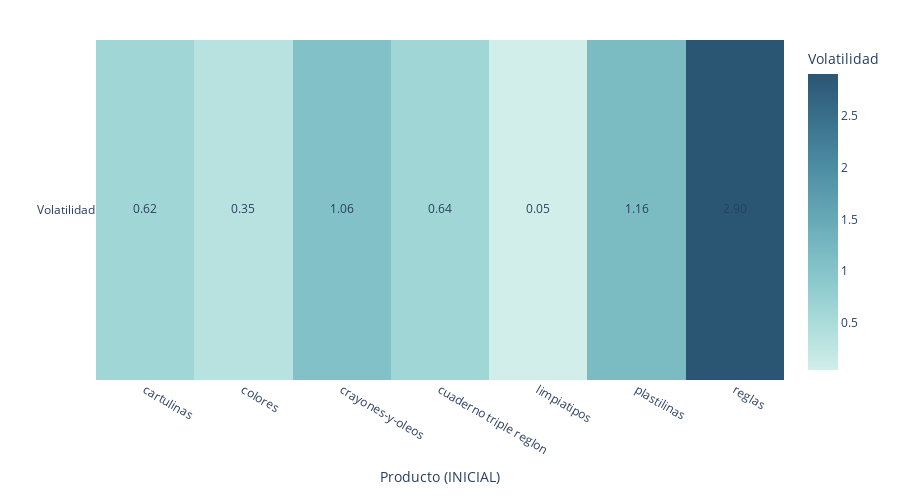
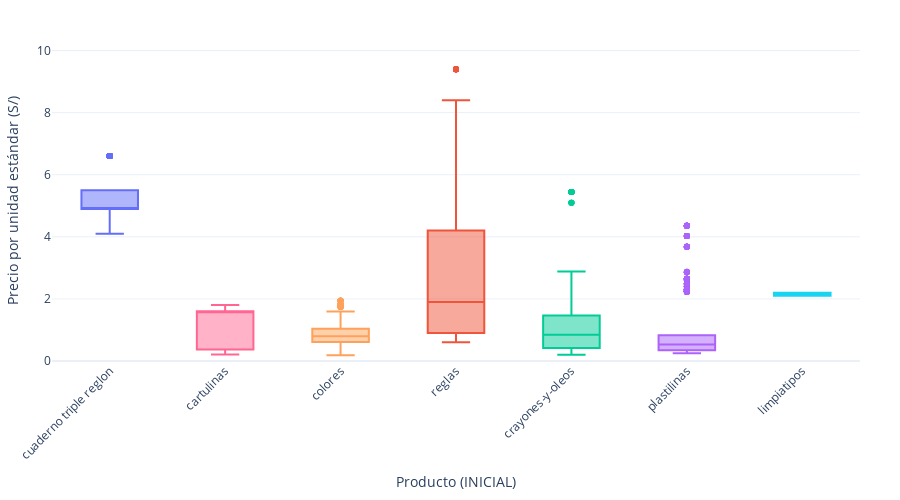
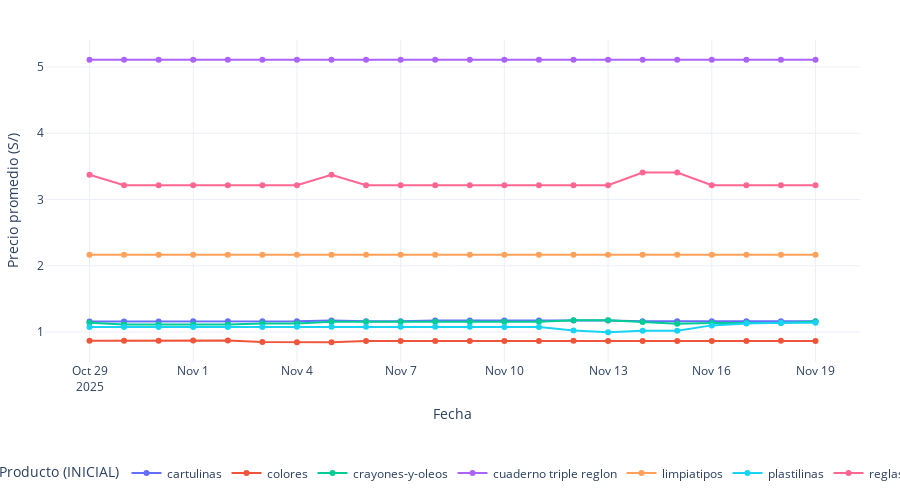
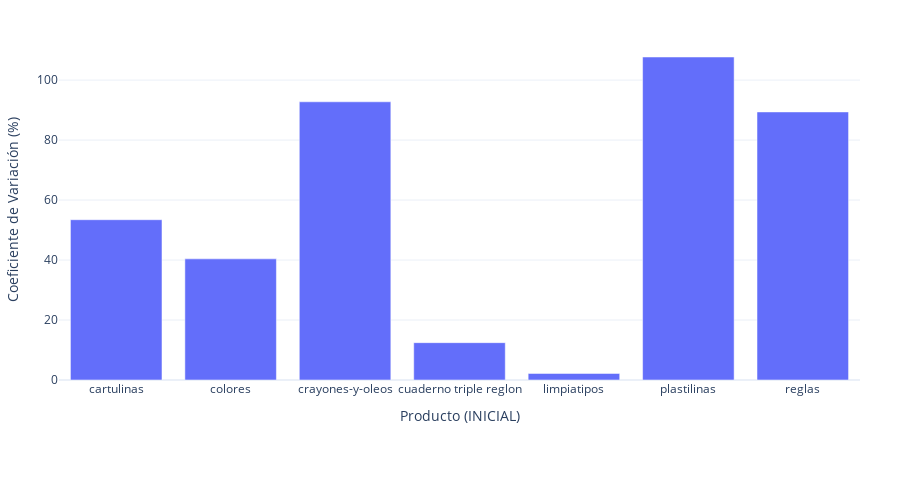

Notebook cell for these charts, in order:
### Markdown cell above
## INICIAL

### Code cell
RESULTS_DIR = "results/Educacion/educacion_inicial"
INPUT_FILE = "data/consolidated/consolidado_educacion.xlsx"


df = pd.read_excel(INPUT_FILE)


df["precio_por_unidad_estandar"] = pd.to_numeric(
    df["precio_por_unidad_estandar"], errors="coerce"
)

df = df.dropna(subset=["precio_por_unidad_estandar"]).copy()


productos_inicial = [
    "cartulinas",
    "colores",
    "crayones-y-oleos",
    "cuaderno triple reglon",
    "limpiatipos",
    # "loncheras",
    "plastilinas",
    "reglas",
]

df["producto_especifico"] = df["producto_especifico"].astype(str)
df = df[df["producto_especifico"].isin(productos_inicial)].copy()

# marcar que todo es INICIAL
df["nivel_educativo"] = "INICIAL"

# ===============================
if "fecha_scraping" in df.columns:
    df["FECHA"] = pd.to_datetime(df["fecha_scraping"], errors="coerce")
else:
    df["FECHA"] = pd.NaT

# ===============================
vol_prod = (
    df.groupby("producto_especifico")["precio_por_unidad_estandar"]
      .std()
      .reset_index(name="VOLATILIDAD")
)

print("Volatilidad por producto - INICIAL (precio directo):")
print(vol_prod)

# Heatmap: una fila con N productos (estilo salud)
fig_vol = go.Figure(
    data=go.Heatmap(
        z=[vol_prod["VOLATILIDAD"].values],
        x=vol_prod["producto_especifico"],
        y=["Volatilidad"],
        colorscale="Teal",
        colorbar=dict(title="Volatilidad"),
        showscale=True,
    )
)

# Anotar valores dentro de cada celda
for _, row in vol_prod.iterrows():
    fig_vol.add_trace(
        go.Scatter(
            x=[row["producto_especifico"]],
            y=["Volatilidad"],
            text=[f"{row['VOLATILIDAD']:.2f}"],
            mode="text",
            showlegend=False,
        )
    )

fig_vol.update_layout(
    title=None,
    xaxis_title="Producto (INICIAL)",
    yaxis_title="",
    template="plotly_white",
    width=900,
    height=500,
    margin=dict(l=40, r=40, t=40, b=120),
)
fig_vol.show()
fig_vol.write_image("results/Educacion/educacion_inicial/volatilidad_por_producto_inicial.pdf")


# ===============================
# 5. Boxplot de precios por producto (precio directo, estilo salud)
# ===============================
fig_box = px.box(
    df,
    x="producto_especifico",
    y="precio_por_unidad_estandar",
    color="producto_especifico",
    labels={
        "producto_especifico": "Producto (INICIAL)",
        "precio_por_unidad_estandar": "Precio por unidad estándar (S/)",
    },
    width=900,
    height=500,
    template="plotly_white",
)

fig_box.update_layout(
    xaxis_tickangle=-45,
    showlegend=False,
    title=None,
    margin=dict(l=40, r=40, t=40, b=120),
)

# Ordenar productos por valor total (como en el ejemplo salud)
fig_box.update_layout(xaxis={"categoryorder": "total descending"})

# Rango del eje Y (opcional, tipo ejemplo salud)
max_price = df["precio_por_unidad_estandar"].max()
fig_box.update_yaxes(range=[0, max_price * 1.1])

fig_box.show()
fig_box.write_image("results/Educacion/educacion_inicial/boxplot_precio_por_producto_inicial.pdf")

# ===============================
# 6. Evolución del precio promedio por producto (precio directo)
# ===============================
if df["FECHA"].notna().any():
    evol_prod = (
        df.groupby(["FECHA", "producto_especifico"])["precio_por_unidad_estandar"]
          .mean()
          .reset_index()
    )

    fig_line = px.line(
        evol_prod,
        x="FECHA",
        y="precio_por_unidad_estandar",
        color="producto_especifico",
        markers=True,
        labels={
            "FECHA": "Fecha",
            "precio_por_unidad_estandar": "Precio promedio (S/)",
            "producto_especifico": "Producto (INICIAL)",
        },
        width=900,
        height=500,
        template="plotly_white",
    )

    fig_line.update_layout(
        title=None,
        xaxis_title="Fecha",
        yaxis_title="Precio promedio (S/)",
        hovermode="x unified",
        margin=dict(l=40, r=40, t=40, b=120),
        legend=dict(
            orientation="h",
            yanchor="top",
            y=-0.30,
            xanchor="center",
            x=0.5,
            bgcolor="rgba(0,0,0,0)",
        ),
    )

    fig_line.show()
    fig_line.write_image("results/Educacion/educacion_inicial/evolucion_precio_por_producto_inicial.pdf")
    
else:
    print("No hay 'fecha_scraping' válida para hacer la evolución temporal.")




# ===============================
# 7. Coeficiente de Variación (CV) por producto (gráfico que faltaba)
# ===============================
cv_prod = (
    df.groupby("producto_especifico")["precio_por_unidad_estandar"]
      .agg(["mean", "std"])
      .reset_index()
)
cv_prod["CV"] = cv_prod["std"] / cv_prod["mean"] * 100
cv_prod = cv_prod.rename(columns={"mean": "MEDIA", "std": "DESVIACION"})

print("\nCoeficiente de Variación por producto - INICIAL:")
print(cv_prod)

fig_cv = px.bar(
    cv_prod,
    x="producto_especifico",
    y="CV",
    labels={
        "producto_especifico": "Producto (INICIAL)",
        "CV": "Coeficiente de Variación (%)",
    },
    title=None,
    width=900,
    height=500,
    template="plotly_white",
)

fig_cv.update_layout(
    xaxis_title="Producto (INICIAL)",
    yaxis_title="Coeficiente de Variación (%)",
    margin=dict(l=40, r=40, t=40, b=120),
    showlegend=False,
)

fig_cv.show()
fig_cv.write_image("results/Educacion/educacion_inicial/coef_variacion_producto_inicial.pdf")

### Figure 1 — Plotly figure (JSON) as saved in the notebook; plotly's stock layout.template omitted (floating-point values rounded to 4 significant figures)
{"data": [{"colorbar": {"title": {"text": "Volatilidad"}}, "colorscale": [[0, "rgb(209, 238, 234)"], [0.1667, "rgb(168, 219, 217)"], [0.3333, "rgb(133, 196, 201)"], [0.5, "rgb(104, 171, 184)"], [0.6667, "rgb(79, 144, 166)"], [0.8333, "rgb(59, 115, 143)"], [1, "rgb(42, 86, 116)"]], "showscale": true, "type": "heatmap", "x": ["cartulinas", "colores", "crayones-y-oleos", "cuaderno triple reglon", "limpiatipos", "plastilinas", "reglas"], "y": ["Volatilidad"], "z": [[0.6228, 0.3491, 1.06, 0.6358, 0.0475, 1.159, 2.901]]}, {"mode": "text", "showlegend": false, "text": ["0.62"], "type": "scatter", "x": ["cartulinas"], "y": ["Volatilidad"]}, {"mode": "text", "showlegend": false, "text": ["0.35"], "type": "scatter", "x": ["colores"], "y": ["Volatilidad"]}, {"mode": "text", "showlegend": false, "text": ["1.06"], "type": "scatter", "x": ["crayones-y-oleos"], "y": ["Volatilidad"]}, {"mode": "text", "showlegend": false, "text": ["0.64"], "type": "scatter", "x": ["cuaderno triple reglon"], "y": ["Volatilidad"]}, {"mode": "text", "showlegend": false, "text": ["0.05"], "type": "scatter", "x": ["limpiatipos"], "y": ["Volatilidad"]}, {"mode": "text", "showlegend": false, "text": ["1.16"], "type": "scatter", "x": ["plastilinas"], "y": ["Volatilidad"]}, {"mode": "text", "showlegend": false, "text": ["2.90"], "type": "scatter", "x": ["reglas"], "y": ["Volatilidad"]}], "layout": {"height": 500, "margin": {"b": 120, "l": 40, "r": 40, "t": 40}, "title": {}, "width": 900, "xaxis": {"title": {"text": "Producto (INICIAL)"}}, "yaxis": {"title": {"text": ""}}}}

### Figure 2 — Plotly figure (JSON) as saved in the notebook; plotly's stock layout.template omitted (floating-point values rounded to 4 significant figures; data arrays with more than 128 entries replaced by an {"elided": "..."} marker saying what was removed)
{"data": [{"alignmentgroup": "True", "hovertemplate": "Producto (INICIAL)=%{x}<br>Precio por unidad estándar (S/)=%{y}<extra></extra>", "legendgroup": "cuaderno triple reglon", "marker": {"color": "#636efa"}, "name": "cuaderno triple reglon", "notched": false, "offsetgroup": "cuaderno triple reglon", "orientation": "v", "showlegend": true, "type": "box", "x": {"elided": "1122 str values"}, "x0": " ", "xaxis": "x", "y": {"elided": "1122 float values"}, "y0": " ", "yaxis": "y"}, {"alignmentgroup": "True", "hovertemplate": "Producto (INICIAL)=%{x}<br>Precio por unidad estándar (S/)=%{y}<extra></extra>", "legendgroup": "reglas", "marker": {"color": "#EF553B"}, "name": "reglas", "notched": false, "offsetgroup": "reglas", "orientation": "v", "showlegend": true, "type": "box", "x": {"elided": "282 str values"}, "x0": " ", "xaxis": "x", "y": {"elided": "282 float values"}, "y0": " ", "yaxis": "y"}, {"alignmentgroup": "True", "hovertemplate": "Producto (INICIAL)=%{x}<br>Precio por unidad estándar (S/)=%{y}<extra></extra>", "legendgroup": "crayones-y-oleos", "marker": {"color": "#00cc96"}, "name": "crayones-y-oleos", "notched": false, "offsetgroup": "crayones-y-oleos", "orientation": "v", "showlegend": true, "type": "box", "x": {"elided": "750 str values"}, "x0": " ", "xaxis": "x", "y": {"elided": "750 float values"}, "y0": " ", "yaxis": "y"}, {"alignmentgroup": "True", "hovertemplate": "Producto (INICIAL)=%{x}<br>Precio por unidad estándar (S/)=%{y}<extra></extra>", "legendgroup": "plastilinas", "marker": {"color": "#ab63fa"}, "name": "plastilinas", "notched": false, "offsetgroup": "plastilinas", "orientation": "v", "showlegend": true, "type": "box", "x": {"elided": "734 str values"}, "x0": " ", "xaxis": "x", "y": {"elided": "734 float values"}, "y0": " ", "yaxis": "y"}, {"alignmentgroup": "True", "hovertemplate": "Producto (INICIAL)=%{x}<br>Precio por unidad estándar (S/)=%{y}<extra></extra>", "legendgroup": "colores", "marker": {"color": "#FFA15A"}, "name": "colores", "notched": false, "offsetgroup": "colores", "orientation": "v", "showlegend": true, "type": "box", "x": {"elided": "1504 str values"}, "x0": " ", "xaxis": "x", "y": {"elided": "1504 float values"}, "y0": " ", "yaxis": "y"}, {"alignmentgroup": "True", "hovertemplate": "Producto (INICIAL)=%{x}<br>Precio por unidad estándar (S/)=%{y}<extra></extra>", "legendgroup": "limpiatipos", "marker": {"color": "#19d3f3"}, "name": "limpiatipos", "notched": false, "offsetgroup": "limpiatipos", "orientation": "v", "showlegend": true, "type": "box", "x": ["limpiatipos", "limpiatipos", "limpiatipos", "limpiatipos", "limpiatipos", "limpiatipos", "limpiatipos", "limpiatipos", "limpiatipos", "limpiatipos", "limpiatipos", "limpiatipos", "limpiatipos", "limpiatipos", "limpiatipos", "limpiatipos", "limpiatipos", "limpiatipos", "limpiatipos", "limpiatipos", "limpiatipos", "limpiatipos", "limpiatipos", "limpiatipos", "limpiatipos", "limpiatipos", "limpiatipos", "limpiatipos", "limpiatipos", "limpiatipos", "limpiatipos", "limpiatipos", "limpiatipos", "limpiatipos", "limpiatipos", "limpiatipos", "limpiatipos", "limpiatipos", "limpiatipos", "limpiatipos", "limpiatipos", "limpiatipos", "limpiatipos", "limpiatipos", "limpiatipos", "limpiatipos", "limpiatipos", "limpiatipos", "limpiatipos", "limpiatipos", "limpiatipos", "limpiatipos", "limpiatipos", "limpiatipos", "limpiatipos", "limpiatipos", "limpiatipos", "limpiatipos", "limpiatipos", "limpiatipos", "limpiatipos", "limpiatipos", "limpiatipos", "limpiatipos", "limpiatipos", "limpiatipos"], "x0": " ", "xaxis": "x", "y": [2.2, 2.2, 2.1, 2.2, 2.2, 2.1, 2.2, 2.2, 2.1, 2.2, 2.2, 2.1, 2.2, 2.2, 2.1, 2.2, 2.2, 2.1, 2.2, 2.2, 2.1, 2.2, 2.2, 2.1, 2.2, 2.2, 2.1, 2.2, 2.2, 2.1, 2.2, 2.2, 2.1, 2.2, 2.2, 2.1, 2.2, 2.2, 2.1, 2.2, 2.2, 2.1, 2.2, 2.2, 2.1, 2.2, 2.2, 2.1, 2.2, 2.2, 2.1, 2.2, 2.2, 2.1, 2.2, 2.2, 2.1, 2.2, 2.2, 2.1, 2.2, 2.2, 2.1, 2.2, 2.2, 2.1], "y0": " ", "yaxis": "y"}, {"alignmentgroup": "True", "hovertemplate": "Producto (INICIAL)=%{x}<br>Precio por unidad estándar (S/)=%{y}<extra></extra>", "legendgroup": "cartulinas", "marker": {"color": "#FF6692"}, "name": "cartulinas", "notched": false, "offsetgroup": "cartulinas", "orientation": "v", "showlegend": true, "type": "box", "x": {"elided": "1433 str values"}, "x0": " ", "xaxis": "x", "y": {"elided": "1433 float values"}, "y0": " ", "yaxis": "y"}], "layout": {"boxmode": "overlay", "height": 500, "legend": {"title": {"text": "Producto (INICIAL)"}, "tracegroupgap": 0}, "margin": {"b": 120, "l": 40, "r": 40, "t": 40}, "showlegend": false, "title": {}, "width": 900, "xaxis": {"anchor": "y", "categoryarray": ["cuaderno triple reglon", "reglas", "crayones-y-oleos", "plastilinas", "colores", "limpiatipos", "cartulinas"], "categoryorder": "total descending", "domain": [0, 1], "tickangle": -45, "title": {"text": "Producto (INICIAL)"}}, "yaxis": {"anchor": "x", "domain": [0, 1], "range": [0, 10.34], "title": {"text": "Precio por unidad estándar (S/)"}}}}

### Figure 3 — Plotly figure (JSON) as saved in the notebook; plotly's stock layout.template omitted (floating-point values rounded to 4 significant figures)
{"data": [{"hovertemplate": "Producto (INICIAL)=cartulinas<br>Fecha=%{x}<br>Precio promedio (S/)=%{y}<extra></extra>", "legendgroup": "cartulinas", "line": {"color": "#636efa", "dash": "solid"}, "marker": {"symbol": "circle"}, "mode": "lines+markers", "name": "cartulinas", "orientation": "v", "showlegend": true, "type": "scatter", "x": ["2025-10-29T00:00:00", "2025-10-30T00:00:00", "2025-10-31T00:00:00", "2025-11-01T00:00:00", "2025-11-02T00:00:00", "2025-11-03T00:00:00", "2025-11-04T00:00:00", "2025-11-05T00:00:00", "2025-11-06T00:00:00", "2025-11-07T00:00:00", "2025-11-08T00:00:00", "2025-11-09T00:00:00", "2025-11-10T00:00:00", "2025-11-11T00:00:00", "2025-11-12T00:00:00", "2025-11-13T00:00:00", "2025-11-14T00:00:00", "2025-11-15T00:00:00", "2025-11-16T00:00:00", "2025-11-17T00:00:00", "2025-11-18T00:00:00", "2025-11-19T00:00:00"], "xaxis": "x", "y": [1.158, 1.158, 1.158, 1.162, 1.162, 1.162, 1.162, 1.175, 1.162, 1.162, 1.174, 1.174, 1.174, 1.174, 1.174, 1.174, 1.162, 1.162, 1.162, 1.162, 1.162, 1.162], "yaxis": "y"}, {"hovertemplate": "Producto (INICIAL)=colores<br>Fecha=%{x}<br>Precio promedio (S/)=%{y}<extra></extra>", "legendgroup": "colores", "line": {"color": "#EF553B", "dash": "solid"}, "marker": {"symbol": "circle"}, "mode": "lines+markers", "name": "colores", "orientation": "v", "showlegend": true, "type": "scatter", "x": ["2025-10-29T00:00:00", "2025-10-30T00:00:00", "2025-10-31T00:00:00", "2025-11-01T00:00:00", "2025-11-02T00:00:00", "2025-11-03T00:00:00", "2025-11-04T00:00:00", "2025-11-05T00:00:00", "2025-11-06T00:00:00", "2025-11-07T00:00:00", "2025-11-08T00:00:00", "2025-11-09T00:00:00", "2025-11-10T00:00:00", "2025-11-11T00:00:00", "2025-11-12T00:00:00", "2025-11-13T00:00:00", "2025-11-14T00:00:00", "2025-11-15T00:00:00", "2025-11-16T00:00:00", "2025-11-17T00:00:00", "2025-11-18T00:00:00", "2025-11-19T00:00:00"], "xaxis": "x", "y": [0.869, 0.869, 0.869, 0.8709, 0.8709, 0.8498, 0.8477, 0.8477, 0.866, 0.8636, 0.8636, 0.8636, 0.8656, 0.8656, 0.8696, 0.8656, 0.8656, 0.8656, 0.8656, 0.8655, 0.8683, 0.8664], "yaxis": "y"}, {"hovertemplate": "Producto (INICIAL)=crayones-y-oleos<br>Fecha=%{x}<br>Precio promedio (S/)=%{y}<extra></extra>", "legendgroup": "crayones-y-oleos", "line": {"color": "#00cc96", "dash": "solid"}, "marker": {"symbol": "circle"}, "mode": "lines+markers", "name": "crayones-y-oleos", "orientation": "v", "showlegend": true, "type": "scatter", "x": ["2025-10-29T00:00:00", "2025-10-30T00:00:00", "2025-10-31T00:00:00", "2025-11-01T00:00:00", "2025-11-02T00:00:00", "2025-11-03T00:00:00", "2025-11-04T00:00:00", "2025-11-05T00:00:00", "2025-11-06T00:00:00", "2025-11-07T00:00:00", "2025-11-08T00:00:00", "2025-11-09T00:00:00", "2025-11-10T00:00:00", "2025-11-11T00:00:00", "2025-11-12T00:00:00", "2025-11-13T00:00:00", "2025-11-14T00:00:00", "2025-11-15T00:00:00", "2025-11-16T00:00:00", "2025-11-17T00:00:00", "2025-11-18T00:00:00", "2025-11-19T00:00:00"], "xaxis": "x", "y": [1.139, 1.115, 1.115, 1.115, 1.115, 1.131, 1.131, 1.155, 1.155, 1.155, 1.155, 1.155, 1.155, 1.155, 1.177, 1.177, 1.153, 1.127, 1.138, 1.138, 1.138, 1.161], "yaxis": "y"}, {"hovertemplate": "Producto (INICIAL)=cuaderno triple reglon<br>Fecha=%{x}<br>Precio promedio (S/)=%{y}<extra></extra>", "legendgroup": "cuaderno triple reglon", "line": {"color": "#ab63fa", "dash": "solid"}, "marker": {"symbol": "circle"}, "mode": "lines+markers", "name": "cuaderno triple reglon", "orientation": "v", "showlegend": true, "type": "scatter", "x": ["2025-10-29T00:00:00", "2025-10-30T00:00:00", "2025-10-31T00:00:00", "2025-11-01T00:00:00", "2025-11-02T00:00:00", "2025-11-03T00:00:00", "2025-11-04T00:00:00", "2025-11-05T00:00:00", "2025-11-06T00:00:00", "2025-11-07T00:00:00", "2025-11-08T00:00:00", "2025-11-09T00:00:00", "2025-11-10T00:00:00", "2025-11-11T00:00:00", "2025-11-12T00:00:00", "2025-11-13T00:00:00", "2025-11-14T00:00:00", "2025-11-15T00:00:00", "2025-11-16T00:00:00", "2025-11-17T00:00:00", "2025-11-18T00:00:00", "2025-11-19T00:00:00"], "xaxis": "x", "y": [5.108, 5.108, 5.108, 5.108, 5.108, 5.108, 5.108, 5.108, 5.108, 5.108, 5.108, 5.108, 5.108, 5.108, 5.108, 5.108, 5.108, 5.108, 5.108, 5.108, 5.108, 5.108], "yaxis": "y"}, {"hovertemplate": "Producto (INICIAL)=limpiatipos<br>Fecha=%{x}<br>Precio promedio (S/)=%{y}<extra></extra>", "legendgroup": "limpiatipos", "line": {"color": "#FFA15A", "dash": "solid"}, "marker": {"symbol": "circle"}, "mode": "lines+markers", "name": "limpiatipos", "orientation": "v", "showlegend": true, "type": "scatter", "x": ["2025-10-29T00:00:00", "2025-10-30T00:00:00", "2025-10-31T00:00:00", "2025-11-01T00:00:00", "2025-11-02T00:00:00", "2025-11-03T00:00:00", "2025-11-04T00:00:00", "2025-11-05T00:00:00", "2025-11-06T00:00:00", "2025-11-07T00:00:00", "2025-11-08T00:00:00", "2025-11-09T00:00:00", "2025-11-10T00:00:00", "2025-11-11T00:00:00", "2025-11-12T00:00:00", "2025-11-13T00:00:00", "2025-11-14T00:00:00", "2025-11-15T00:00:00", "2025-11-16T00:00:00", "2025-11-17T00:00:00", "2025-11-18T00:00:00", "2025-11-19T00:00:00"], "xaxis": "x", "y": [2.167, 2.167, 2.167, 2.167, 2.167, 2.167, 2.167, 2.167, 2.167, 2.167, 2.167, 2.167, 2.167, 2.167, 2.167, 2.167, 2.167, 2.167, 2.167, 2.167, 2.167, 2.167], "yaxis": "y"}, {"hovertemplate": "Producto (INICIAL)=plastilinas<br>Fecha=%{x}<br>Precio promedio (S/)=%{y}<extra></extra>", "legendgroup": "plastilinas", "line": {"color": "#19d3f3", "dash": "solid"}, "marker": {"symbol": "circle"}, "mode": "lines+markers", "name": "plastilinas", "orientation": "v", "showlegend": true, "type": "scatter", "x": ["2025-10-29T00:00:00", "2025-10-30T00:00:00", "2025-10-31T00:00:00", "2025-11-01T00:00:00", "2025-11-02T00:00:00", "2025-11-03T00:00:00", "2025-11-04T00:00:00", "2025-11-05T00:00:00", "2025-11-06T00:00:00", "2025-11-07T00:00:00", "2025-11-08T00:00:00", "2025-11-09T00:00:00", "2025-11-10T00:00:00", "2025-11-11T00:00:00", "2025-11-12T00:00:00", "2025-11-13T00:00:00", "2025-11-14T00:00:00", "2025-11-15T00:00:00", "2025-11-16T00:00:00", "2025-11-17T00:00:00", "2025-11-18T00:00:00", "2025-11-19T00:00:00"], "xaxis": "x", "y": [1.075, 1.075, 1.075, 1.075, 1.075, 1.076, 1.082, 1.082, 1.082, 1.082, 1.082, 1.082, 1.076, 1.076, 1.024, 0.9968, 1.02, 1.02, 1.101, 1.128, 1.139, 1.139], "yaxis": "y"}, {"hovertemplate": "Producto (INICIAL)=reglas<br>Fecha=%{x}<br>Precio promedio (S/)=%{y}<extra></extra>", "legendgroup": "reglas", "line": {"color": "#FF6692", "dash": "solid"}, "marker": {"symbol": "circle"}, "mode": "lines+markers", "name": "reglas", "orientation": "v", "showlegend": true, "type": "scatter", "x": ["2025-10-29T00:00:00", "2025-10-30T00:00:00", "2025-10-31T00:00:00", "2025-11-01T00:00:00", "2025-11-02T00:00:00", "2025-11-03T00:00:00", "2025-11-04T00:00:00", "2025-11-05T00:00:00", "2025-11-06T00:00:00", "2025-11-07T00:00:00", "2025-11-08T00:00:00", "2025-11-09T00:00:00", "2025-11-10T00:00:00", "2025-11-11T00:00:00", "2025-11-12T00:00:00", "2025-11-13T00:00:00", "2025-11-14T00:00:00", "2025-11-15T00:00:00", "2025-11-16T00:00:00", "2025-11-17T00:00:00", "2025-11-18T00:00:00", "2025-11-19T00:00:00"], "xaxis": "x", "y": [3.375, 3.215, 3.215, 3.215, 3.215, 3.215, 3.215, 3.375, 3.215, 3.215, 3.215, 3.215, 3.215, 3.215, 3.215, 3.215, 3.408, 3.408, 3.215, 3.215, 3.215, 3.215], "yaxis": "y"}], "layout": {"height": 500, "hovermode": "x unified", "legend": {"bgcolor": "rgba(0,0,0,0)", "orientation": "h", "title": {"text": "Producto (INICIAL)"}, "tracegroupgap": 0, "x": 0.5, "xanchor": "center", "y": -0.3, "yanchor": "top"}, "margin": {"b": 120, "l": 40, "r": 40, "t": 40}, "title": {}, "width": 900, "xaxis": {"anchor": "y", "domain": [0, 1], "title": {"text": "Fecha"}}, "yaxis": {"anchor": "x", "domain": [0, 1], "title": {"text": "Precio promedio (S/)"}}}}

### Figure 4 — Plotly figure (JSON) as saved in the notebook; plotly's stock layout.template omitted (floating-point values rounded to 4 significant figures)
{"data": [{"alignmentgroup": "True", "hovertemplate": "Producto (INICIAL)=%{x}<br>Coeficiente de Variación (%)=%{y}<extra></extra>", "legendgroup": "", "marker": {"color": "#636efa", "pattern": {"shape": ""}}, "name": "", "offsetgroup": "", "orientation": "v", "showlegend": false, "textposition": "auto", "type": "bar", "x": ["cartulinas", "colores", "crayones-y-oleos", "cuaderno triple reglon", "limpiatipos", "plastilinas", "reglas"], "xaxis": "x", "y": [53.45, 40.39, 92.77, 12.45, 2.192, 107.7, 89.38], "yaxis": "y"}], "layout": {"barmode": "relative", "height": 500, "legend": {"tracegroupgap": 0}, "margin": {"b": 120, "l": 40, "r": 40, "t": 40}, "showlegend": false, "width": 900, "xaxis": {"anchor": "y", "domain": [0, 1], "title": {"text": "Producto (INICIAL)"}}, "yaxis": {"anchor": "x", "domain": [0, 1], "title": {"text": "Coeficiente de Variación (%)"}}}}
